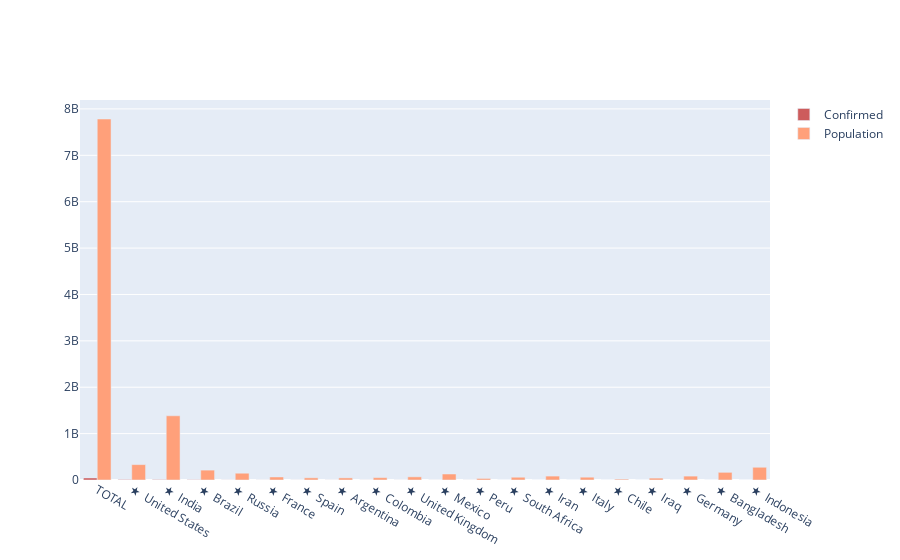

The notebook cell saved with this chart:
### Markdown cell above
#### lets explore the Confirmed cases in relation to total population

### Code cell
# lets visualize the confirmed case based in relation to total population

import plotly.graph_objects as go


# for grouped barplot using confirmed cases per country and population per country.

fig = go.Figure(data = [
go.Bar(
    x = world_df['Name'],
    y = world_df["Confirmed"].head(20),
    name = "Confirmed",
    marker_color = "indianred"
),
go.Bar(
    x = world_df['Name'],
    y = world_df['Population'].head(20),
    name = 'Population',
    marker_color = "lightsalmon"
)
])

# Here we modify the tickangle of the xaxis, resulting in rotated labels.
fig.update_layout(barmode='group')
fig.show()

### Figure 1 — Plotly figure (JSON) as saved in the notebook; plotly's stock layout.template omitted (floating-point values rounded to 4 significant figures; data arrays with more than 128 entries replaced by an {"elided": "..."} marker saying what was removed)
{"data": [{"marker": {"color": "indianred"}, "name": "Confirmed", "type": "bar", "x": {"elided": "217 str values"}, "y": [43725289, 8946413, 7945777, 5409854, 1531224, 1165278, 1098320, 1090589, 1025052, 894690, 891160, 888715, 716759, 574856, 542789, 503598, 455398, 450167, 400251, 392934]}, {"marker": {"color": "lightsalmon"}, "name": "Population", "type": "bar", "x": {"elided": "217 str values"}, "y": ["7782884635", "331621597", "1384308221", "213040452", "145954555", "65319785", "46760593", "45327446", "51054737", "67999816", "129362066", "33116739", "59545000", "84332604", "60433211", "19168340", "40503790", "83869665", "165209762", "274440185"]}], "layout": {"autosize": true, "barmode": "group", "xaxis": {"autorange": true, "range": [-0.5, 19.5], "type": "category"}, "yaxis": {"autorange": true, "range": [0, 8193000000.0], "type": "linear"}}}
